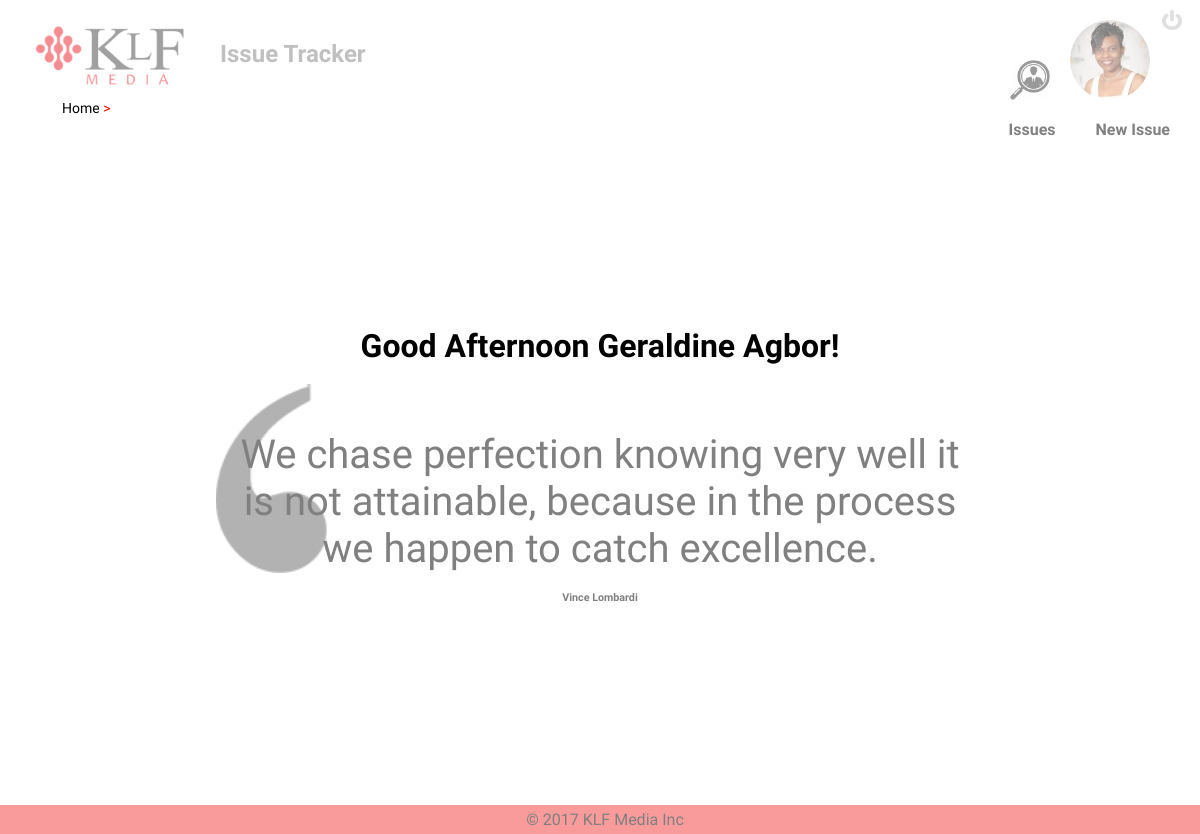
Page /index.php/staff/home (signed in) on the committed database.
### tables this page shows
CREATE TABLE IF NOT EXISTS `quotes` (
  `ref_quote` int(11) NOT NULL AUTO_INCREMENT,
  `quote` text NOT NULL,
  `author` varchar(50) NOT NULL DEFAULT 'unknown',
  PRIMARY KEY (`ref_quote`)
);

### application/controllers/Staff.php (called while the page is built, shortened)
<?php
class Staff extends CI_Controller {
	public function staffData($crumbs)
	{
		$data=$crumbs;
		$data["greeting"] = $this->greetings();
		$this->load->model('Employee');
		$staff = new Employee();
		$staff->setEmployeeId($_SESSION['userid']);
		$staff->getFullProfile();
		$data['name'] = $staff->getFirstName()." ".$staff->getLastName();
		$data['photo'] = $staff->getPhoto();
		$this->load->view("header",$data);
		 if ($_SESSION["user"]=="administration" || $_SESSION["user"]=="boss") {
			$this->load->view("admininfo");
		}
		else {
			$this->load->view("staffinfo");
		}
		$this->load->view("footer");
	}
	public function greetings()
{
		$hrs = date('G');
		$msg = "Mornin' Sunshine!";
		if ($hrs >  6) { $top_background = 'morning2.jpg'; $msg = "Good morning";   }
		if ($hrs > 12) { $top_background = 'sun2.jpg'; $msg = "Good afternoon"; }
		return $msg;
	}
	public function home()
	{
		$this->load->library("globalmethods");
		$data=$this->globalmethods->randomQuote();
		$this->load->view("quotes", $data);
	}
}

### index.php (called while the page is built, shortened)
<?php
require_once BASEPATH.'core/CodeIgniter.php';

### application/models/Employee.php (called while the page is built, shortened)
<?php
class Employee extends CI_Model {
	public function getQuote($ref)
	{
		$query = $this->db->query("SELECT * FROM quotes where ref_quote = ".$ref);
		return $query->row_array();
	}
}

### application/libraries/globalMethods.php (called while the page is built, shortened)
<?php
class GlobalMethods {
	public function randomQuote()
	{
		$ref= mt_rand(1,25);
		$staff=new Employee();
		$result= $staff->getQuote($ref);
		$data["my_quote"] = $result["quote"];
		$data["author"] = $result["author"];
		return $data;
	}
}

### application/views/quotes.php (the view)
<div class="container" style = "padding-top:50px;background-color:transparent">
	<br/><br/><br/>
	<h1 style="text-align:center; "> <?php echo ucwords($greeting." ".$name)."!"?></h1><br/>
	<div style = "color:gray;margin:20px;background:url(../../assets/images/quotemark.png); background-size:120px;
		background-repeat:no-repeat; width:80%; height:400px;margin:0px auto;">
		<p style = "font-size:40px; text-align:center; margin:0px 5px">
		<br/>
		<?php
		echo $my_quote;
		?>
		</p>
		<br/>
		<h6> <?php echo ucwords($author)?></h6>
	</div>
</div>

### assets/css/styles.css (style rules this page uses)
* { margin: 0; padding: 0; outline: 0; }
html { height:100%; width:100%; }
.container { padding:50px; width:80%; margin:100px auto; margin-bottom:10px; min-height:300px; background-color:transparent; text-align:center; }
.bodywrap { padding-top:120px; font-family: 'Dosis', Dosis, sans-serif; }
#singlePictureDisplay, { height:250px; width:300px; }

### rows in the picture
quotes: quote "We chase perfection knowing very well it is not attainable, because in the process we happen to catch excellence.", author "Vince Lombardi"

### other values in the picture
$key "Home"
$greeting." ".$name "Good Afternoon Geraldine Agbor"
